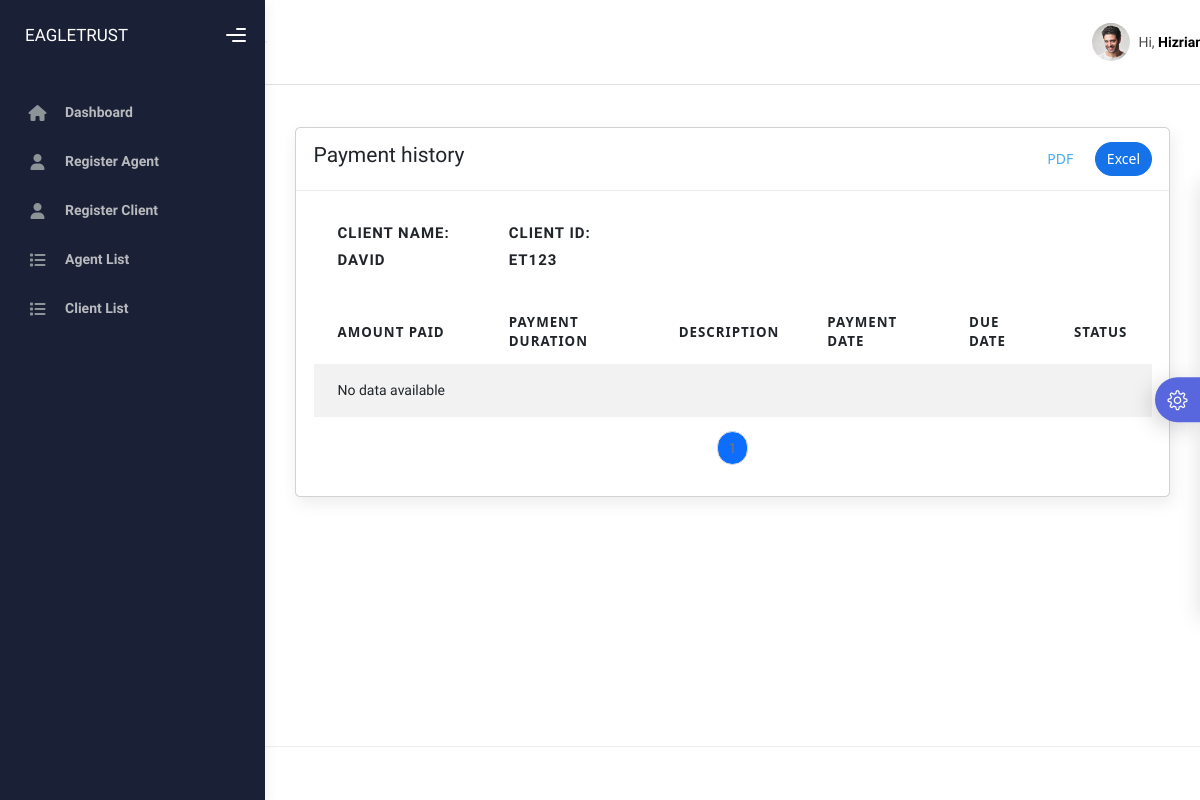
Before: /history/ET123/ with the older database file.
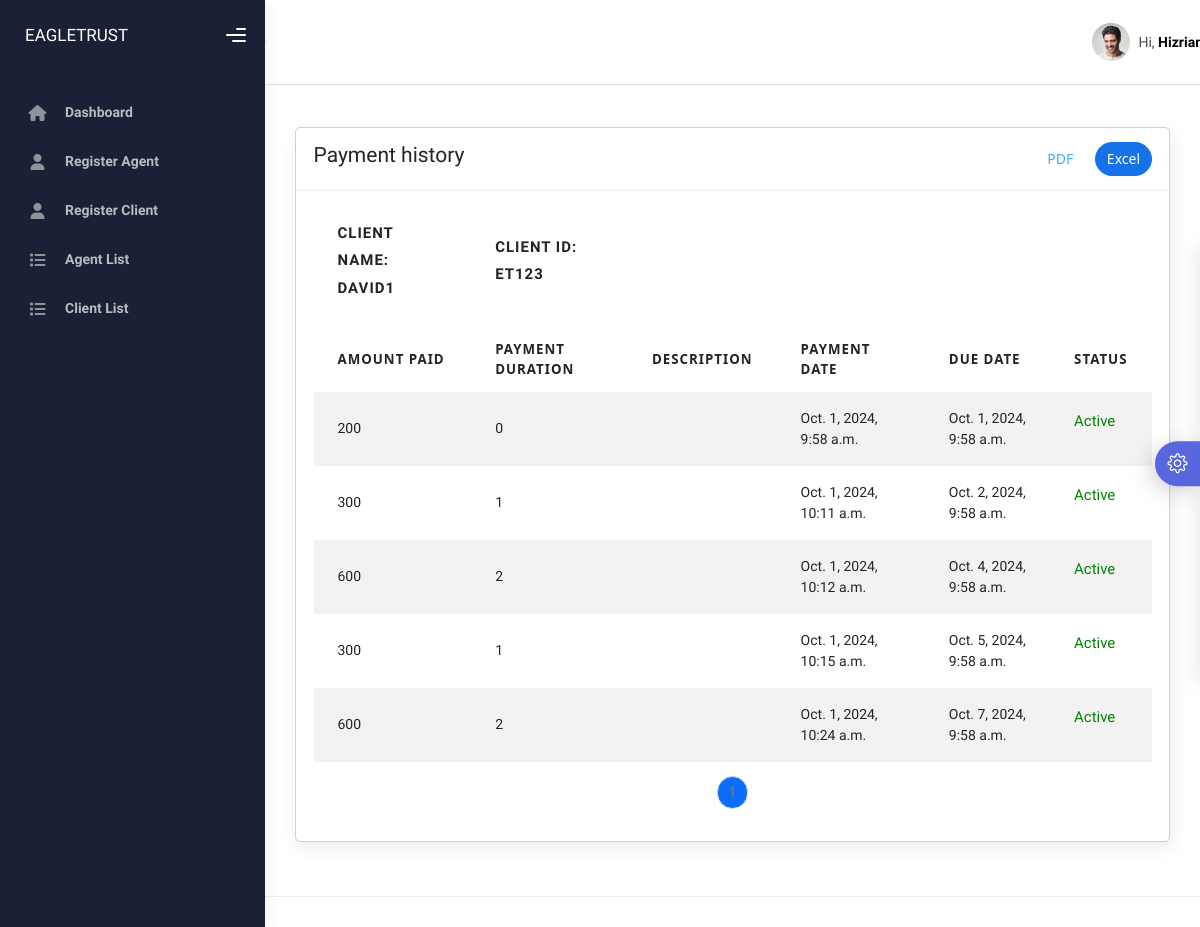
After: the same page with the newer database file.
### dashboard/models.py (models this page shows, shortened)
class Customer(models.Model):
    STATUS_CHOICES = [
        (0, 'Suspended'),
        (1, 'Active'),
    ]
    customer_id = models.CharField(primary_key=True, max_length=50, unique=True)
    username = models.CharField(max_length=255, unique=True)
    email = models.EmailField(unique=True)
    date_created = models.DateTimeField(auto_now_add=True, null=True)
    payment_category = models.IntegerField(default=0)
    phone_number = models.CharField(max_length=11, null=True, unique=True)
    status = models.IntegerField(choices=STATUS_CHOICES, default=0)
    activation_expiry = models.DateTimeField(null=True, blank=True)  # Field for timer

class Payments(models.Model):
    customer = models.ForeignKey(Customer, on_delete=models.CASCADE, related_name='payments')
    amount_paid = models.IntegerField(default=0)
    payment_duration = models.IntegerField(default=0)
    description = models.CharField(max_length=200, null=True, blank=True)
    payment_date = models.DateTimeField(auto_now_add=True, null=True)
    expiry_date = models.DateTimeField(null=True, blank=True)
    status = models.CharField(max_length=20, null=True, blank=True)
    received_by = models.ForeignKey(Agent, on_delete=models.SET_NULL, null=True, blank=True, related_name='received_payments')

### dashboard/views.py (the view)
# urls.py: path('history/<str:user_id>/', views.admin_payment_history, name='admin_payment_history'),
def admin_payment_history(request, user_id):
    user = get_object_or_404(Customer, customer_id=user_id)
    user_payments = Payments.objects.filter(customer__customer_id=user_id)
    return render(request, 'dashboard/admin2/payment_history.html', {'user': user,'user_payments': user_payments})

### templates/dashboard/admin2/payment_history.html (shortened to what this page needs)
{% extends 'dashboard/admin2/base.html' %}
{% load static %}
{% block content %}
<div class="container">
    <div class="page-inner">
        <div class="page-header">
        </div>
        <div class="col-md-12">
            <div class="card">
                <div class="card-header">
                    <div class="d-flex align-items-center">
                        <h4>Payment history</h4>
                        <div class="ms-md-auto py-2 py-md-0">
                            <button href="#" class="btn btn-label-info btn-round me-2" id="export-pdf">PDF</button>
                            <button href="#" class="btn btn-primary btn-round" id="downloadexcel">Excel</button>
                        </div>
                    </div>
                </div>
                <div class="card-body">
                    <div class="table-responsive">
                        <table id="table" class="display table table-striped table-hover">
                            <thead>
                                <tr>
                                    <th><p><span><b>Client Name</b>: {{user.username}}</span></p></th>
                                    <th><p><span><b>Client ID</b>: {{user.customer_id }}</span></p></th>
                                </tr>
                                <tr>
                                    <th>Amount Paid</th>
                                    <th>Payment Duration</th>
                                    <th>Description</th>
                                    <th>Payment Date</th>
                                    <th>Due Date</th>
                                    <th>Status</th>
                                </tr>
                            </thead>
                            <tbody id="payment-history-body">
                                {% if user_payments %}
                                {% for payment in user_payments %}
                                    <tr>
                                        <td>{{ payment.amount_paid }}</td>
                                        <td>{{ payment.payment_duration }}</td>
                                        <td>{{ payment.description }}</td>
                                        <td>{{ payment.payment_date }}</td>
                                        <td>{{ payment.expiry_date }}</td>
                                        <td>
                                            {% if payment.expiry_date < now %}
                                                <p style='color:red;'>Expired</p>
                                            {% else %}
                                                <p style='color:green;'>Active</p>
                                            {% endif %}
                                        </td>
                                    </tr>
                                {% endfor %}
                                {% else %}
                                    <tr>
                                        <td colspan="6">No data available</td>
                                    </tr>
                                {% endif %}
                            </tbody>
                        </table>
                        <nav aria-label="Page navigation">
                            <ul class="pagination justify-content-center" id="pagination-controls"></ul>
                        </nav>
                    </div>
                </div>
            </div>
        </div>
    </div>
</div>
<link href="https://cdn.jsdelivr.net/npm/bootstrap@5.3.0-alpha1/dist/css/bootstrap.min.css" rel="stylesheet">
{% endblock %}

### templates/dashboard/admin2/base.html (shortened to what this page needs)
<!DOCTYPE html>
{% load static %}
<html lang="en">
  <head>
    <link rel="stylesheet" href="{% static 'assets/css/bootstrap.min.css' %}" />
    <link rel="stylesheet" href="{% static 'assets/css/plugins.min.css' %}" />
    <link rel="stylesheet" href="{% static 'assets/css/kaiadmin.min.css' %}" />
    <link rel="stylesheet" href="{% static 'assets/css/demo.css' %}" />
  </head>
  <body>
    <div class="wrapper">
      <div class="sidebar sidebar-style-2" data-background-color="dark">
        <div class="sidebar-logo">
          <div class="logo-header" data-background-color="dark">
            <a href="index.html" class="logo" style='color:white;'>
                EAGLETRUST
              </a>
            <div class="nav-toggle">
              <button class="btn btn-toggle toggle-sidebar">
                <i class="gg-menu-right"></i>
              </button>
            </div>
          </div>
        </div>
        <div class="sidebar-wrapper scrollbar scrollbar-inner">
          <div class="sidebar-content">
            <ul class="nav nav-secondary">
              <li class="nav-item">
                <a  href="{% url 'home' %}">
                  <i class="fas fa-home"></i>
                      <p>Dashboard</p>
                  </a>
                  <a href="{% url 'register_agent' %}">
                  <i class="fas fa-user"></i>
                      <p>Register Agent</p>
                  </a>
                  <a  href="{% url 'register_customer' %}">
                  <i class="fas fa-user"></i>
                      <p>Register Client</p>
                  </a>
                  <a  href="{% url 'agent_list' %}">
                  <i class="fas fa-list"></i>
                      <p>Agent List</p>
                  </a>
                  <a  href="{% url 'customer_list' %}">
                  <i class="fas fa-list"></i>
                      <p>Client List</p>
                  </a>
              </li>
            </ul>
          </div>
        </div>
      </div>
      <div class="main-panel">
        <div class="main-header">
          <nav
            class="navbar navbar-header navbar-header-transparent navbar-expand-lg border-bottom"
          >
            <div class="container-fluid">
              <nav
                class="navbar navbar-header-left navbar-expand-lg navbar-form nav-search p-0 d-none d-lg-flex"
              >
                <div class="input-group">
                </div>
              </nav>
              <ul class="navbar-nav topbar-nav ms-md-auto align-items-center">
                <li class="nav-item topbar-user dropdown hidden-caret">
                  <a
                    class="dropdown-toggle profile-pic"
                    data-bs-toggle="dropdown"
                    href="#"
                    aria-expanded="false"
                  >
                    <div class="avatar-sm">
                      <img
                        src="{% static 'assets/img/profile.jpg' %}"
                        alt="..."
                        class="avatar-img rounded-circle"
                      />
                    </div>
                    <span class="profile-username">
                      <span class="op-7">Hi,</span>
                      <span class="fw-bold">Hizrian</span>
                    </span>
                  </a>
                </li>
              </ul>
            </div>
          </nav>
        </div>
          {% block content %}
          {% endblock %}
        <footer class="footer">
        </footer>
      </div>
      <div class="custom-template">
        <div class="custom-toggle">
          <i class="icon-settings"></i>
        </div>
      </div>
    </div>
  </body>
</html>

### static/assets/css/demo.css (style rules this page uses)
.custom-template { position: fixed; top: 50%; transform: translateY(-50%); right: -325px; width: 325px; height: max-content; display: block; z-index: 1; background: #ffffff; transition: all .3s; z-index: 1003; box-shadow: -1px 1px 20px rgba(69, 65, 78, 0.15); border-top-left-radius: 5px; border-bottom-left-radius: 5px; transition: all .5s; }
.custom-template .custom-toggle { position: absolute; width: 45px; height: 45px; background: #5867dd; top: 50%; left: -45px; transform: translateY(-50%); display: flex; align-items: center; justify-content: center; text-align: center; border-top-left-radius: 30px; border-bottom-left-radius: 30px; cursor: pointer; color: #ffffff; box-shadow: -5px 5px 20px rgba(69, 65, 78, 0.21); }
.custom-template .custom-toggle i { font-size: 20px; animation: 1.3s spin linear infinite; }

Changed rows visible on the page:
changed Customer "ET123": username "DAVID" → "DAVID1"
added Payments: amount_paid "200", payment_duration "0", payment_date "Oct. 1, 2024, 9:58 a.m.", expiry_date "Oct. 1, 2024, 9:58 a.m.", shows "Active"
added Payments: amount_paid "300", payment_duration "1", payment_date "Oct. 1, 2024, 10:11 a.m.", expiry_date "Oct. 2, 2024, 9:58 a.m.", shows "Active"
added Payments: amount_paid "600", payment_duration "2", payment_date "Oct. 1, 2024, 10:12 a.m.", expiry_date "Oct. 4, 2024, 9:58 a.m.", shows "Active"
added Payments: amount_paid "300", payment_duration "1", payment_date "Oct. 1, 2024, 10:15 a.m.", expiry_date "Oct. 5, 2024, 9:58 a.m.", shows "Active"
added Payments: amount_paid "600", payment_duration "2", payment_date "Oct. 1, 2024, 10:24 a.m.", expiry_date "Oct. 7, 2024, 9:58 a.m.", shows "Active"
Other visible differences:
text no longer shown: "No data available"
